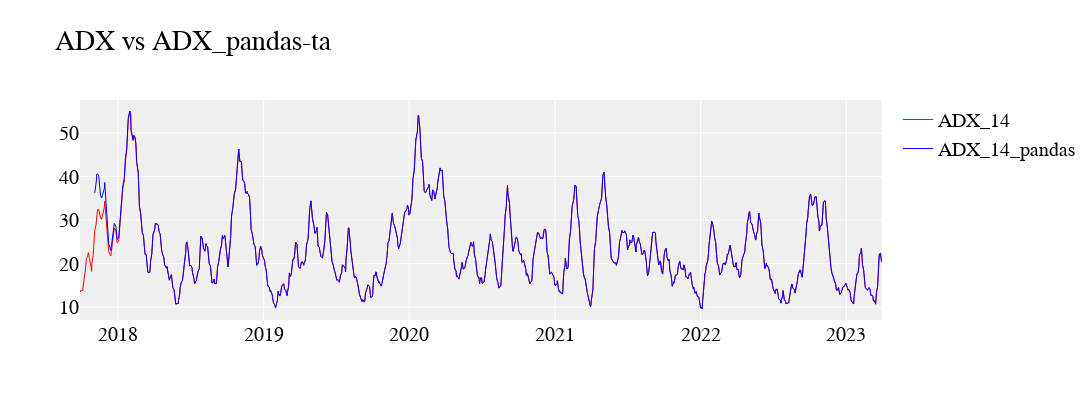
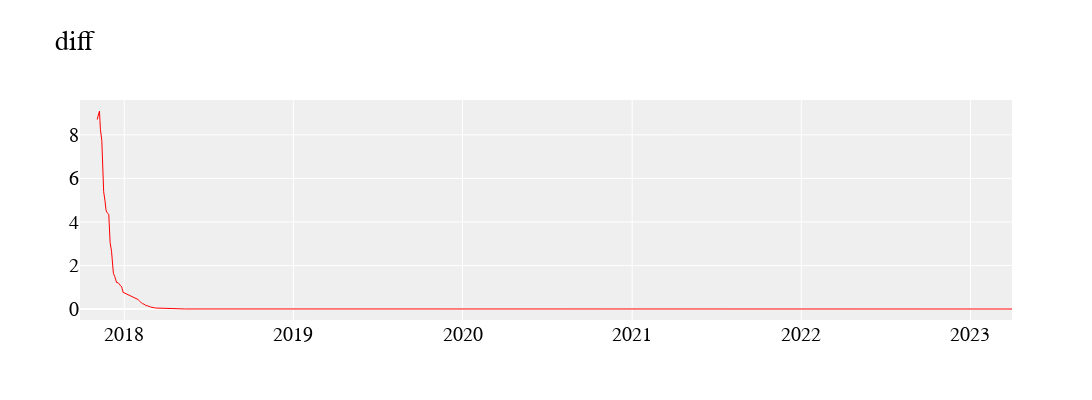

The code cell stored with these charts, in order, in its notebook:
### Code cell
plot_2_line(df.index, df['ADX'], df_pandas['ADX_14'], 'ADX_14', 'ADX_14_pandas', 'ADX vs ADX_pandas-ta')
plot_1_line(df.index, np.absolute(df['ADX']-df_pandas['ADX_14']),'diff' )

### Figure 1 — Plotly figure (JSON) as saved in the notebook; plotly's stock layout.template omitted (floating-point values rounded to 4 significant figures; data arrays with more than 128 entries replaced by an {"elided": "..."} marker saying what was removed)
{"data": [{"legendgroup": "1", "line": {"color": "red", "width": 1}, "name": "ADX_14", "type": "scatter", "x": {"elided": "1387 str values"}, "xaxis": "x", "y": {"elided": "1387 float values"}, "yaxis": "y"}, {"legendgroup": "1", "line": {"color": "blue", "width": 1}, "name": "ADX_14_pandas", "type": "scatter", "x": {"elided": "1387 str values"}, "xaxis": "x", "y": {"elided": "1387 float values"}, "yaxis": "y"}], "layout": {"font": {"color": "#000000", "family": "Monospace", "size": 20}, "height": 400, "plot_bgcolor": "#efefef", "title": {"text": "ADX vs ADX_pandas-ta"}, "width": 1200, "xaxis": {"anchor": "y", "domain": [0, 1], "rangeslider": {"visible": false}}, "yaxis": {"anchor": "x", "domain": [0, 1]}}}

### Figure 2 — Plotly figure (JSON) as saved in the notebook; plotly's stock layout.template omitted (floating-point values rounded to 4 significant figures; data arrays with more than 128 entries replaced by an {"elided": "..."} marker saying what was removed)
{"data": [{"legendgroup": "1", "line": {"color": "red", "width": 1}, "type": "scatter", "x": {"elided": "1387 str values"}, "xaxis": "x", "y": {"elided": "1387 float values"}, "yaxis": "y"}], "layout": {"font": {"color": "#000000", "family": "Monospace", "size": 20}, "height": 400, "plot_bgcolor": "#efefef", "title": {"text": "diff"}, "width": 1200, "xaxis": {"anchor": "y", "domain": [0, 1], "rangeslider": {"visible": false}}, "yaxis": {"anchor": "x", "domain": [0, 1]}}}
